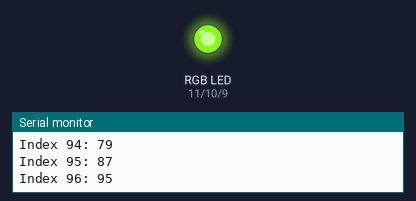
Simulated run of this sketch. Board: Arduino Uno, built with avr-gcc and run on an emulated ATmega328P. Shown: an RGB LED mixed from three pins (HIGH = lit), the last lines printed to the serial monitor. Dim RGB values are drawn brighter than linear.

Above: at 1.45 s.
At 5.05 s:
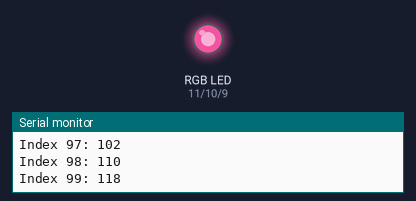
At 8.65 s:
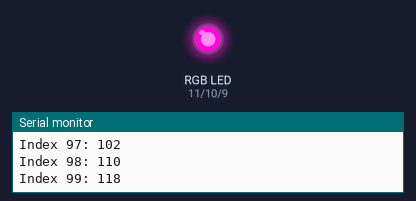
At 16.0 s:
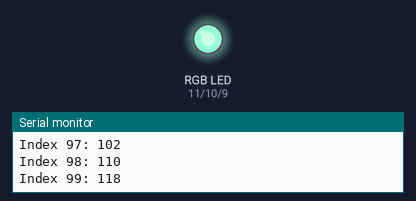
At 23.2 s:
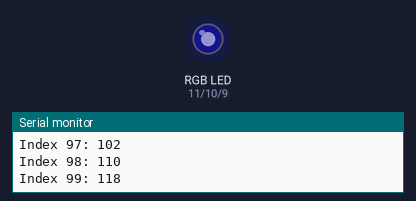
At 30.55 s:
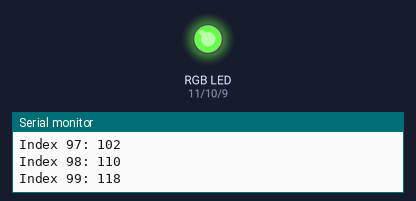
Timing chart, 0 to 40.0 s (numbered marks = the images above):
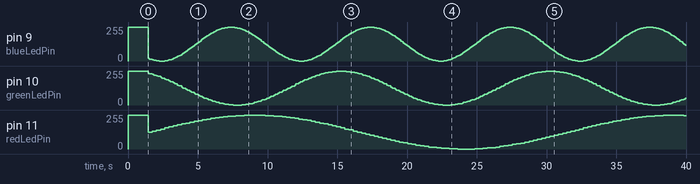

The sketch:

ledPattern.ino
```cpp
int redLedPin = 11;
int greenLedPin = 10;
int blueLedPin = 9;

int waveform[100];
int cWaveform = sizeof(waveform)/sizeof(waveform[0]);
int iRedValue = 0;
int iGreenValue = 33;
int iBlueValue = 66;

void setup()
{
  Serial.begin(9600);
  Serial.println("Started!");
  pinMode(redLedPin,OUTPUT);
  pinMode(greenLedPin,OUTPUT);
  pinMode(blueLedPin,OUTPUT);
  analogWrite(redLedPin, 255);
  analogWrite(greenLedPin, 255);
  analogWrite(blueLedPin, 255);

  for(int iWaveform = 0; iWaveform < cWaveform; iWaveform++)
  {
    waveform[iWaveform] = int((sin(double(6.28)*double(iWaveform)/double(cWaveform)) + 1.00) * 127.0);
    Serial.print("Index ");Serial.print(iWaveform);Serial.print(": ");Serial.println(waveform[iWaveform]);
  }
}

void loop()
{
  analogWrite(redLedPin, waveform[iRedValue]);
  iRedValue = (iRedValue + 1) % cWaveform;
  analogWrite(greenLedPin, waveform[iGreenValue]);
  iGreenValue = (iGreenValue + 1) % cWaveform;
  analogWrite(blueLedPin, waveform[iBlueValue]);
  iBlueValue = (iBlueValue + 1) % cWaveform;
  delay(100);
  analogWrite(greenLedPin, waveform[iGreenValue]);
  iGreenValue = (iGreenValue + 1) % cWaveform;
  analogWrite(blueLedPin, waveform[iBlueValue]);
  iBlueValue = (iBlueValue + 1) % cWaveform;
  delay(100);
  analogWrite(blueLedPin, waveform[iBlueValue]);
  iBlueValue = (iBlueValue + 1) % cWaveform;
  delay(100);
}
```
